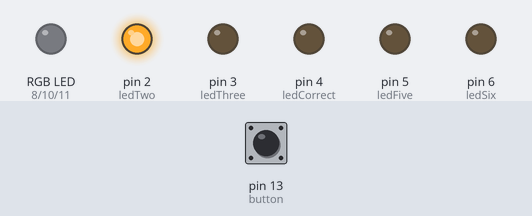
This sketch was run on a simulated Arduino Uno, built with avr-gcc and run on an emulated ATmega328P. Parts: an RGB LED mixed from three pins (HIGH = lit), output pins drawn as LEDs (lit = HIGH). Dashed ring = blinking. The test bench sets the inputs (shaded band); at power-on: pin 13 (button) LOW.

Above: at 1.2 s.
1.3 s: pin 13 (button) pulled HIGH for 3.2 s
At 3.4 s:
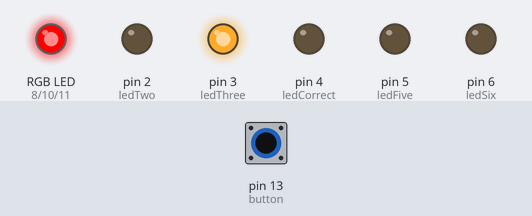
7.5 s: pin 13 (button) pulled HIGH for 0.15 s
At 7.9 s:
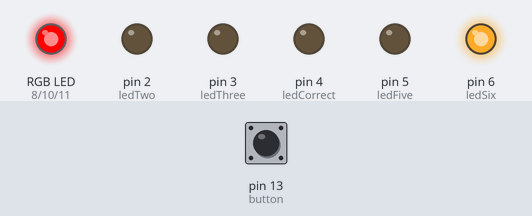
10.6 s: pin 13 (button) pulled HIGH for 3.2 s
At 13.6 s:
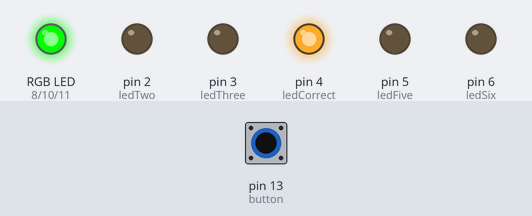
16.8 s: pin 13 (button) pulled HIGH for 1 s
At 17.7 s:
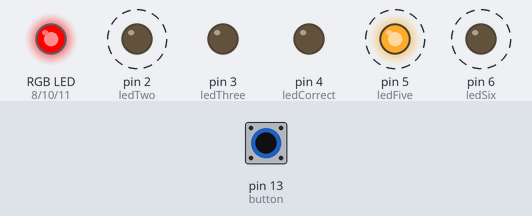
Timing chart, 0 to 20.8 s (numbered marks = the images above; inputs shaded):
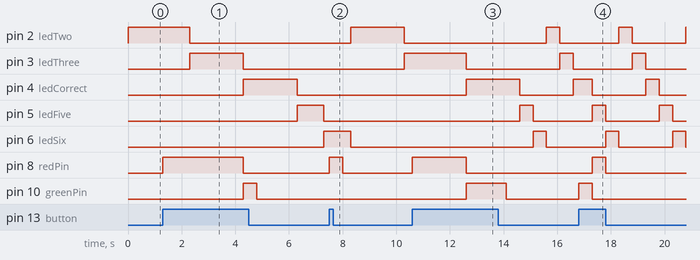

The sketch:

LedGame.ino
```cpp
/*
  Circuit Description
  Connect 4 green leds and a white led to digital pins, add a resitor and connect to ground
  wire button from 5v to ground volt and attach to a digital pin
  add an RGB led to the circuit

  Chukwunonso Elumeze
  03/07/2021
*/
#include <millisDelay.h>
//The pin buttons for the leds
const int ledTwo = 2;
const int ledThree = 3;
const int ledCorrect = 4; //Led to aim for
const int ledFive = 5;
const int ledSix = 6;
int redPin = 8;
int greenPin = 10;
int bluePin = 11;
//delay values
int delay_Speed = 2000;
int delay_Result = 500;
const int button = 13; //button Pin
int buttonState;       //button state
int difficult = 1;     //difficulty
millisDelay testDelay;
// the setup function runs once when you press reset or power the board
void setup()
{
  // initialize the pins as output.
  pinMode(ledTwo, OUTPUT);
  pinMode(ledThree, OUTPUT);
  pinMode(ledCorrect, OUTPUT);
  pinMode(ledFive, OUTPUT);
  pinMode(ledSix, OUTPUT);
  pinMode(redPin, OUTPUT);
  pinMode(greenPin, OUTPUT);
  pinMode(bluePin, OUTPUT);
  pinMode(button, INPUT);
}
// the loop function runs over and over again forever
void loop()
{
  int amount = 2;
  while (amount < 7)
  {
    //displays the LED for each pin
    displayGame(amount);
    amount++;
  }
}

void setDifficulty(int state_Of_Difficulty)
{
  //sets the delay to a value depending on the level of the player
  delay_Speed = 2000 / state_Of_Difficulty;
}
void getButtonState()
{
  //gets the state of the button
  buttonState = digitalRead(button);
}
//if the button was clicked at the wrong time
void badInput()
{
  if (buttonState == HIGH)
  {
    failedTheLevel(); //display the LED that shows you failed
    if (difficult != 1)
      difficult = difficult - 1;    //reset the difficulty
  }
}
//if the button was clicked at the right time
void goodInput()
{
  if (buttonState == HIGH)
  {
    passedTheLevel();          //display the LED that shows you passed
    difficult = difficult + 1; //increase the difficulty
  }
}
//Switches an LED ON/OFF to show that you passed the level
void passedTheLevel()
{
  setColor(0, 255, 0);
  delay(delay_Result);
  setColor(0, 0, 0);
}
//Switches an LED ON/OFF to show that you failed the level
void failedTheLevel()
{ setColor(255, 0, 0);
  delay(delay_Result);
  setColor(0, 0, 0);
}
void displayGame(int ledTest)
{
  digitalWrite(ledTest, HIGH);
  testDelay.start(delay_Speed);
  while (testDelay.justFinished() == false)
  {
    getButtonState();
    if (ledTest != ledCorrect)
      badInput();
    else
      goodInput();
  };
  digitalWrite(ledTest, LOW);
  setDifficulty(difficult);
}
void setColor(int redValue, int greenValue, int blueValue) {
  analogWrite(redPin, redValue);
  analogWrite(greenPin, greenValue);
  analogWrite(bluePin, blueValue);
}
```

Measured:
- after the input at 1.3 s, pin 2 (ledTwo): HIGH → LOW after 1.0 s instead of 0.70 s; pin 5 (ledFive): LOW → HIGH after 5.0 s instead of 4.7 s; pin 6 (ledSix): LOW → HIGH after 6.0 s; pin 8 (redPin): LOW → HIGH at once, → LOW 3.0 s later; pin 10 (greenPin): LOW → HIGH after 3.0 s, → LOW 0.50 s later
- after the input at 7.5 s, pin 4 (ledCorrect): stays LOW (without the input it goes to HIGH after 2.8 s); pin 8 (redPin): LOW → HIGH at once, → LOW 0.50 s later
- after the input at 10.6 s, pin 2 (ledTwo): LOW → HIGH after 5.0 s, → LOW 0.50 s later; pin 3 (ledThree): HIGH → LOW after 2.0 s instead of 1.7 s; pin 6 (ledSix): LOW → HIGH after 4.5 s instead of 5.7 s; pin 8 (redPin): LOW → HIGH at once, → LOW 2.0 s later; pin 10 (greenPin): LOW → HIGH after 2.0 s, → LOW 1.5 s later
- after the input at 16.8 s, pin 8 (redPin): LOW → HIGH after 0.50 s, → LOW 0.50 s later; pin 10 (greenPin): LOW → HIGH at once, → LOW 0.50 s later
